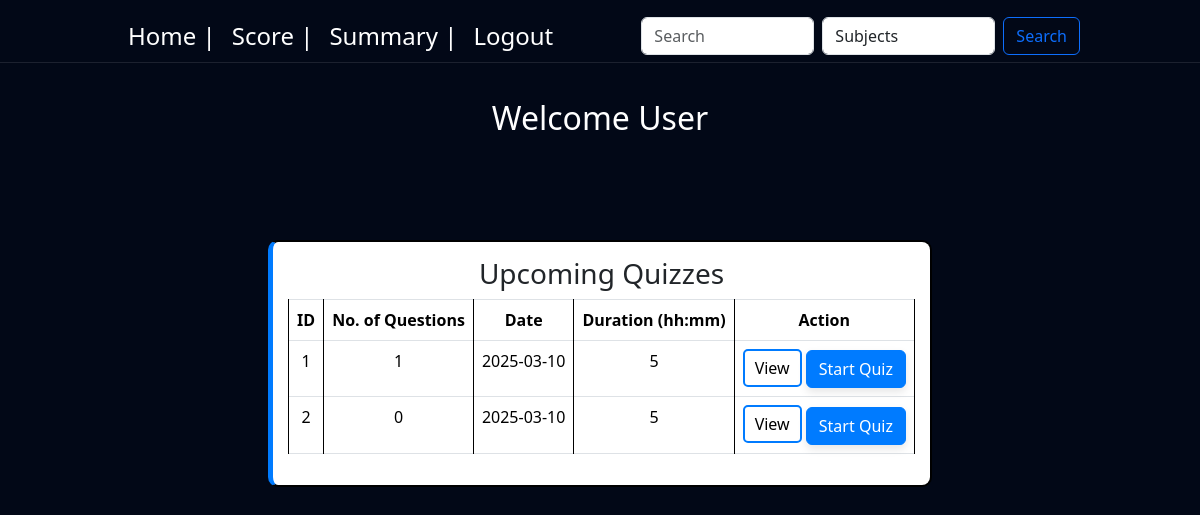
/user_dashboard, run on an earlier commit of the app's database.
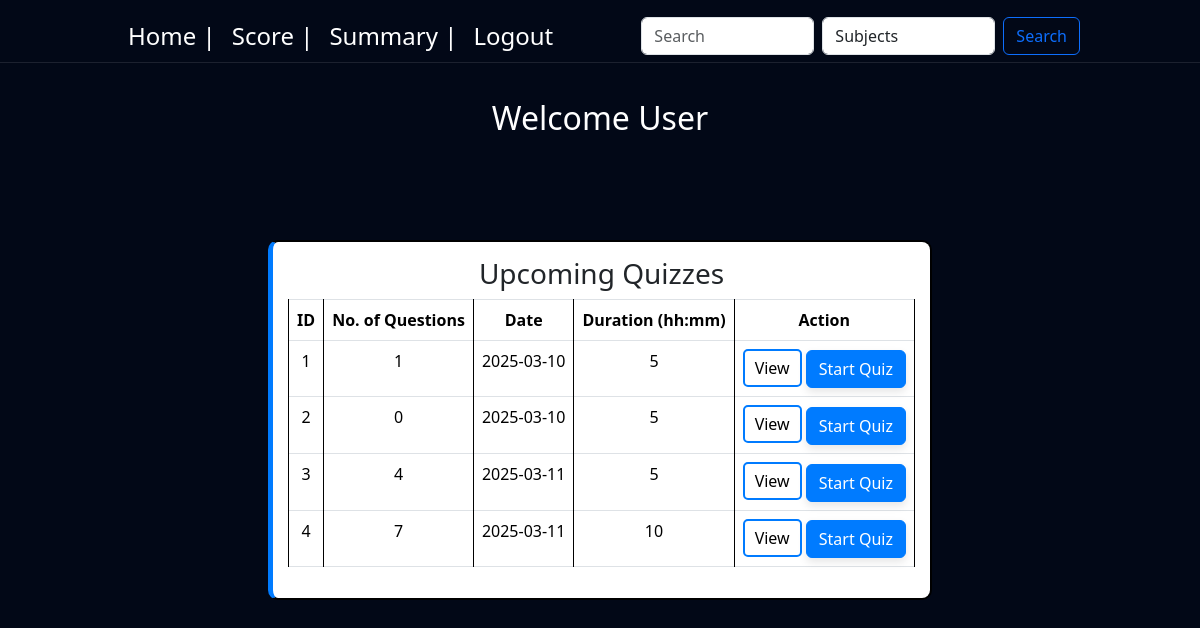
And on a later commit of the database.
### controller/models.py (models this page shows)
class Quiz(db.Model):
    id = db.Column(db.Integer, primary_key=True, autoincrement=True)
    title = db.Column(db.String(255), nullable=False)
    chapter_id = db.Column(db.Integer, db.ForeignKey('chapter.id'), nullable=False)
    date_of_quiz = db.Column(db.Date, nullable=False)
    time_duration = db.Column(db.Integer, nullable=False)
    time_start = db.Column(db.Time, nullable=False)
    remarks = db.Column(db.String(500))
    questions = db.relationship('Question', backref='quiz', lazy=True)
    scores = db.relationship('Score', backref='quiz', lazy=True)

### controller/routes.py (the view)
@app.route('/user_dashboard')
def user_dashboard():
    question_count_subquery = db.session.query(
    Question.quiz_id, func.count(Question.id).label("question_count")
).group_by(Question.quiz_id).subquery()
    quizzes = db.session.query(
        Quiz.id,
        Quiz.title,
        Chapter.name.label("chapter_name"),
        Subject.name.label("subject_name"),
        Quiz.date_of_quiz,
        Quiz.time_duration,
        func.coalesce(question_count_subquery.c.question_count, 0).label("question_count")  # Ensure 0 for empty quizzes
    ).join(Chapter, Quiz.chapter_id == Chapter.id) \
    .join(Subject, Chapter.subject_id == Subject.id) \
    .outerjoin(question_count_subquery, Quiz.id == question_count_subquery.c.quiz_id) \
    .all()
    return render_template('user_dashboard.html', quizzes=quizzes, user = current_user)

### templates/user_dashboard.html (shortened to what this page needs)
<!DOCTYPE html>
<html lang="en">
  <head>
    <link
      href="https://cdn.jsdelivr.net/npm/bootstrap@5.3.3/dist/css/bootstrap.min.css"
      rel="stylesheet"
    />
    <link rel="stylesheet" href="{{ url_for('static', filename='styles.css') }}" />
  </head>
  <body>
    {% include 'navbar2.html' %}
    <div class="background">
      <div class="heading-sec">
        <h2>Welcome User</h2>
      </div>
      <div class="container">
        <div class="subjects-container">
          <div class="quiz-box">
            <h3>Upcoming Quizzes</h3>
            <table class="table table-bordered">
              <thead>
                <tr>
                  <th>ID</th>
                  <th>No. of Questions</th>
                  <th>Date</th>
                  <th>Duration (hh:mm)</th>
                  <th>Action</th>
                </tr>
              </thead>
              <tbody>
                {% for quiz in quizzes %}
                <tr>
                  <td>{{ quiz.id }}</td>
                  <td>{{ quiz.question_count }}</td>
                  <td>{{ quiz.date_of_quiz }}</td>
                  <td>{{ quiz.time_duration }}</td>
                  <td>
                    <button
                      class="view-btn"
                      onclick="viewQuizDetails('{{ quiz.id }}', '{{ quiz.subject_name }}', '{{ quiz.chapter_name }}', '{{ quiz.question_count }}', '{{ quiz.date_of_quiz }}', '{{ quiz.time_duration }}')">
                      View
                    </button>
                    <a href="{{ url_for('quiz', quiz_id=quiz.id) }}" class="btn btn-primary">
                      Start Quiz
                    </a>
                  </td>
                </tr>
                {% endfor %}
              </tbody>
            </table>
          </div>
        </div>
      </div>
    </div>
  </body>
</html>

What changed in the data, as far as the page shows it:
added Quiz: id "3", question_count "4", date_of_quiz "2025-03-11", time_duration "5"
added Quiz: id "4", question_count "7", date_of_quiz "2025-03-11", time_duration "10"
